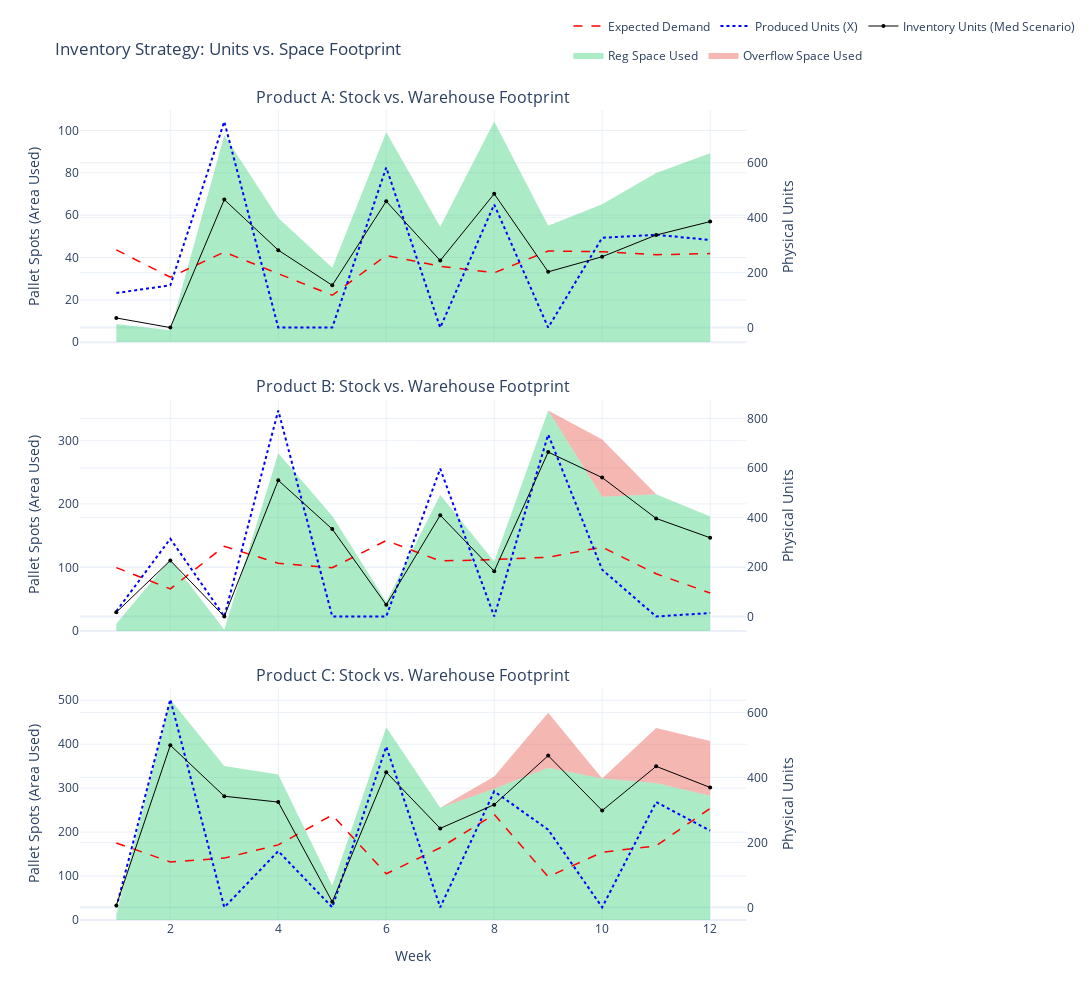

The notebook cell saved with this chart:
### Markdown cell above
## 4.2 Expected Inventory, Backorders, Production, Total Cost

### Code cell
Space_Reg_Exp = {p: [sum(model.probs[s] * value(model.I_regular[p, t, s]) * value(model.space_factor[p]) 
                     for s in model.S) for t in model.T] for p in products_list}


Space_Ovr_Exp = {p: [sum(model.probs[s] * value(model.I_overflow[p, t, s]) * value(model.space_factor[p]) 
                     for s in model.S) for t in model.T] for p in products_list}

# Ensure D_exp_vals is calculated
D_exp_vals = {p: [sum(model.probs[s] * value(model.demand[p, t, s]) for s in model.S) for t in model.T] for p in products_list}

fig = make_subplots(specs=[[{"secondary_y": True}], [{"secondary_y": True}], [{"secondary_y": True}]],
                    rows=3, cols=1, shared_xaxes=True, vertical_spacing=0.07,
                    subplot_titles=[f"Product {p}: Stock vs. Warehouse Footprint" for p in products_list])

for i, p in enumerate(products_list, start=1):
    
    # --- Secondary Axis: Units (Lines/Dots) ---
    # Expected Demand (New)
    fig.add_trace(go.Scatter(x=time_periods, y=D_exp_vals[p], name="Expected Demand", 
                             mode='lines', line=dict(color='red', dash='dash', width=1.5),
                             legendgroup="Demand", showlegend=(i==1)), row=i, col=1, secondary_y=True)
    
    # Produced Units
    fig.add_trace(go.Scatter(x=time_periods, y=X_vals[p], name="Produced Units (X)", 
                             mode='lines', line=dict(color='blue', dash='dot', width=2),
                             legendgroup="Prod", showlegend=(i==1)), row=i, col=1, secondary_y=True)
    
    # Units in Stock (Med Scenario)
    fig.add_trace(go.Scatter(x=time_periods, y=I_vals[p]['med'], name="Inventory Units (Med Scenario)", 
                             mode='lines+markers', line=dict(color='black', width=1), marker=dict(size=4),
                             legendgroup="Stock", showlegend=(i==1)), row=i, col=1, secondary_y=True)
    
    # --- Primary Axis: Warehouse Space (Stacked Area) ---
    fig.add_trace(go.Scatter(x=time_periods, y=Space_Reg_Exp[p], name="Reg Space Used", stackgroup=f'stack{i}',
                             fillcolor='rgba(46, 204, 113, 0.4)', line=dict(width=0),
                             legendgroup="RegSpace", showlegend=(i==1)), row=i, col=1, secondary_y=False)
    
    fig.add_trace(go.Scatter(x=time_periods, y=Space_Ovr_Exp[p], name="Overflow Space Used", stackgroup=f'stack{i}',
                             fillcolor='rgba(231, 76, 60, 0.4)', line=dict(width=0),
                             legendgroup="OvrSpace", showlegend=(i==1)), row=i, col=1, secondary_y=False)

fig.update_layout(height=1000, width=1200, title_text="Inventory Strategy: Units vs. Space Footprint", 
                  template='plotly_white', hovermode='x unified',
                  legend=dict(
                        tracegroupgap=10,
                        orientation="h",
                        yanchor="bottom",
                        y=1.05,
                        xanchor="center",
                        x=1.05
                    ))

fig.update_yaxes(title_text="Pallet Spots (Area Used)", secondary_y=False)
fig.update_yaxes(title_text="Physical Units", secondary_y=True)
fig.update_xaxes(title_text="Week", row=3, col=1)

fig.show()

### Figure 1 — Plotly figure (JSON) as saved in the notebook; plotly's stock layout.template omitted (floating-point values rounded to 4 significant figures)
{"data": [{"legendgroup": "Demand", "line": {"color": "red", "dash": "dash", "width": 1.5}, "mode": "lines", "name": "Expected Demand", "showlegend": true, "type": "scatter", "x": [1, 2, 3, 4, 5, 6, 7, 8, 9, 10, 11, 12], "xaxis": "x", "y": [283, 183.5, 275, 195, 117.8, 262.8, 223.5, 199.5, 278.8, 276, 265.2, 269.5], "yaxis": "y2"}, {"legendgroup": "Prod", "line": {"color": "blue", "dash": "dot", "width": 2}, "mode": "lines", "name": "Produced Units (X)", "showlegend": true, "type": "scatter", "x": [1, 2, 3, 4, 5, 6, 7, 8, 9, 10, 11, 12], "xaxis": "x", "y": [126, 154, 750, 0, 0, 583, 0, 448, 0, 327, 338, 319], "yaxis": "y2"}, {"legendgroup": "Stock", "line": {"color": "black", "width": 1}, "marker": {"size": 4}, "mode": "lines+markers", "name": "Inventory Units (Med Scenario)", "showlegend": true, "type": "scatter", "x": [1, 2, 3, 4, 5, 6, 7, 8, 9, 10, 11, 12], "xaxis": "x", "y": [35, 0, 466, 282, 154, 460, 244, 487, 203, 258, 337, 386], "yaxis": "y2"}, {"fillcolor": "rgba(46, 204, 113, 0.4)", "legendgroup": "RegSpace", "line": {"width": 0}, "name": "Reg Space Used", "showlegend": true, "stackgroup": "stack1", "type": "scatter", "x": [1, 2, 3, 4, 5, 6, 7, 8, 9, 10, 11, 12], "xaxis": "x", "y": [8.6, 5.65, 97.7, 58.7, 35.15, 99.2, 54.5, 104.2, 54.95, 65.2, 79.95, 89.2], "yaxis": "y"}, {"fillcolor": "rgba(231, 76, 60, 0.4)", "legendgroup": "OvrSpace", "line": {"width": 0}, "name": "Overflow Space Used", "showlegend": true, "stackgroup": "stack1", "type": "scatter", "x": [1, 2, 3, 4, 5, 6, 7, 8, 9, 10, 11, 12], "xaxis": "x", "y": [0, 0, 0, 0, 0, 0, 0, 0, 0, 0, 0, 0], "yaxis": "y"}, {"legendgroup": "Demand", "line": {"color": "red", "dash": "dash", "width": 1.5}, "mode": "lines", "name": "Expected Demand", "showlegend": false, "type": "scatter", "x": [1, 2, 3, 4, 5, 6, 7, 8, 9, 10, 11, 12], "xaxis": "x2", "y": [197.5, 111.5, 283.5, 215.2, 197, 306.8, 224.2, 230, 239.5, 280, 172.5, 95], "yaxis": "y4"}, {"legendgroup": "Prod", "line": {"color": "blue", "dash": "dot", "width": 2}, "mode": "lines", "name": "Produced Units (X)", "showlegend": false, "type": "scatter", "x": [1, 2, 3, 4, 5, 6, 7, 8, 9, 10, 11, 12], "xaxis": "x2", "y": [21, 314, 0, 832, 0, 0, 597, 0, 735, 189, 0, 14], "yaxis": "y4"}, {"legendgroup": "Stock", "line": {"color": "black", "width": 1}, "marker": {"size": 4}, "mode": "lines+markers", "name": "Inventory Units (Med Scenario)", "showlegend": false, "type": "scatter", "x": [1, 2, 3, 4, 5, 6, 7, 8, 9, 10, 11, 12], "xaxis": "x2", "y": [17, 226, 0, 550, 353, 47, 409, 183, 664, 561, 396, 318], "yaxis": "y4"}, {"fillcolor": "rgba(46, 204, 113, 0.4)", "legendgroup": "RegSpace", "line": {"width": 0}, "name": "Reg Space Used", "showlegend": false, "stackgroup": "stack2", "type": "scatter", "x": [1, 2, 3, 4, 5, 6, 7, 8, 9, 10, 11, 12], "xaxis": "x2", "y": [11.75, 113, 2.25, 279.6, 181.1, 46, 214.1, 109.2, 346.9, 211.1, 215.1, 180.4], "yaxis": "y3"}, {"fillcolor": "rgba(231, 76, 60, 0.4)", "legendgroup": "OvrSpace", "line": {"width": 0}, "name": "Overflow Space Used", "showlegend": false, "stackgroup": "stack2", "type": "scatter", "x": [1, 2, 3, 4, 5, 6, 7, 8, 9, 10, 11, 12], "xaxis": "x2", "y": [0, 0, 0, 0, 0, 0, 0, 0, 0, 90.25, 0, 0], "yaxis": "y3"}, {"legendgroup": "Demand", "line": {"color": "red", "dash": "dash", "width": 1.5}, "mode": "lines", "name": "Expected Demand", "showlegend": false, "type": "scatter", "x": [1, 2, 3, 4, 5, 6, 7, 8, 9, 10, 11, 12], "xaxis": "x3", "y": [198.2, 139.8, 151.5, 192.2, 284.2, 103.2, 183.2, 286, 94, 169.5, 189.2, 304.5], "yaxis": "y6"}, {"legendgroup": "Prod", "line": {"color": "blue", "dash": "dot", "width": 2}, "mode": "lines", "name": "Produced Units (X)", "showlegend": false, "type": "scatter", "x": [1, 2, 3, 4, 5, 6, 7, 8, 9, 10, 11, 12], "xaxis": "x3", "y": [0, 640, 0, 173, 0, 495, 0, 357, 239, 0, 324, 236], "yaxis": "y6"}, {"legendgroup": "Stock", "line": {"color": "black", "width": 1}, "marker": {"size": 4}, "mode": "lines+markers", "name": "Inventory Units (Med Scenario)", "showlegend": false, "type": "scatter", "x": [1, 2, 3, 4, 5, 6, 7, 8, 9, 10, 11, 12], "xaxis": "x3", "y": [6, 499, 342, 324, 17, 416, 243, 316, 467, 298, 434, 369], "yaxis": "y6"}, {"fillcolor": "rgba(46, 204, 113, 0.4)", "legendgroup": "RegSpace", "line": {"width": 0}, "name": "Reg Space Used", "showlegend": false, "stackgroup": "stack3", "type": "scatter", "x": [1, 2, 3, 4, 5, 6, 7, 8, 9, 10, 11, 12], "xaxis": "x3", "y": [12.25, 502, 350.5, 331.2, 78, 438.8, 255.5, 298.8, 346.5, 322, 311.8, 283], "yaxis": "y5"}, {"fillcolor": "rgba(231, 76, 60, 0.4)", "legendgroup": "OvrSpace", "line": {"width": 0}, "name": "Overflow Space Used", "showlegend": false, "stackgroup": "stack3", "type": "scatter", "x": [1, 2, 3, 4, 5, 6, 7, 8, 9, 10, 11, 12], "xaxis": "x3", "y": [0, 0, 0, 0, 0, 0, 0, 27.75, 125, 0, 125, 124.5], "yaxis": "y5"}], "layout": {"annotations": [{"font": {"size": 16}, "showarrow": false, "text": "Product A: Stock vs. Warehouse Footprint", "x": 0.47, "xanchor": "center", "xref": "paper", "y": 1, "yanchor": "bottom", "yref": "paper"}, {"font": {"size": 16}, "showarrow": false, "text": "Product B: Stock vs. Warehouse Footprint", "x": 0.47, "xanchor": "center", "xref": "paper", "y": 0.6433, "yanchor": "bottom", "yref": "paper"}, {"font": {"size": 16}, "showarrow": false, "text": "Product C: Stock vs. Warehouse Footprint", "x": 0.47, "xanchor": "center", "xref": "paper", "y": 0.2867, "yanchor": "bottom", "yref": "paper"}], "height": 1000, "hovermode": "x unified", "legend": {"orientation": "h", "tracegroupgap": 10, "x": 1.05, "xanchor": "center", "y": 1.05, "yanchor": "bottom"}, "title": {"text": "Inventory Strategy: Units vs. Space Footprint"}, "width": 1200, "xaxis": {"anchor": "y", "domain": [0, 0.94], "matches": "x3", "showticklabels": false}, "xaxis2": {"anchor": "y3", "domain": [0, 0.94], "matches": "x3", "showticklabels": false}, "xaxis3": {"anchor": "y5", "domain": [0, 0.94], "title": {"text": "Week"}}, "yaxis": {"anchor": "x", "domain": [0.7133, 1], "title": {"text": "Pallet Spots (Area Used)"}}, "yaxis2": {"anchor": "x", "overlaying": "y", "side": "right", "title": {"text": "Physical Units"}}, "yaxis3": {"anchor": "x2", "domain": [0.3567, 0.6433], "title": {"text": "Pallet Spots (Area Used)"}}, "yaxis4": {"anchor": "x2", "overlaying": "y3", "side": "right", "title": {"text": "Physical Units"}}, "yaxis5": {"anchor": "x3", "domain": [0, 0.2867], "title": {"text": "Pallet Spots (Area Used)"}}, "yaxis6": {"anchor": "x3", "overlaying": "y5", "side": "right", "title": {"text": "Physical Units"}}}}
